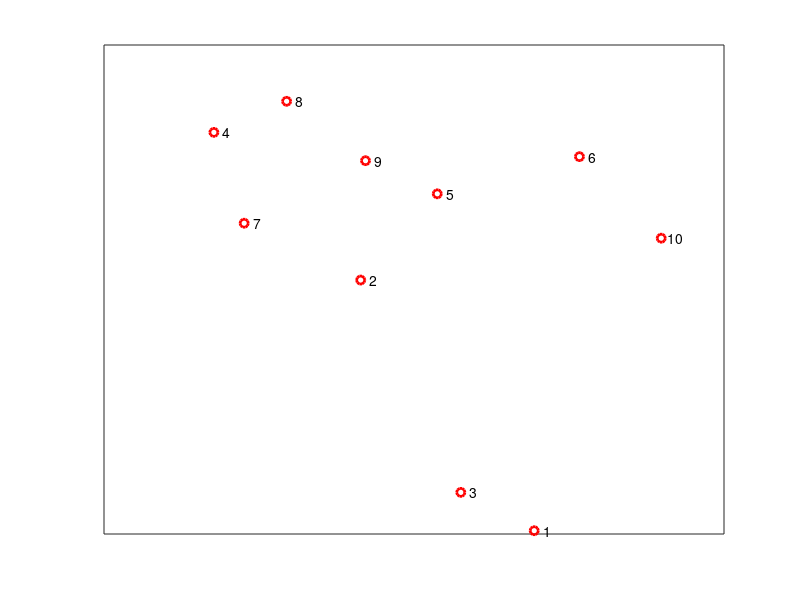

Here is the MATLAB script that generated this plot: (Note: this script raises an error after producing the figure.)
%% Constructing Spline Curves
% This demo illustrates how to use the |cscvn| command from Curve Fitting
% Toolbox(TM) to construct cubic spline curves in two and three dimensions.

% Copyright 1987-2010 The MathWorks, Inc.
% $Revision: 1.1.6.3 $

%% Selecting the Points
% This example will demonstrate how to draw a smooth curve through a list of
% points, in the order in which they occur. First, we select some random
% points in the plane, and store them in a matrix, one point per _column_.
npts = 10;
xy = [randn(1,npts); randn(1,npts)];
plot(xy(1,:),xy(2,:),'ro','LineWidth',2);
text(xy(1,:), xy(2,:),[repmat('  ',npts,1), num2str((1:npts)')])
set(gca,'XTick',[],'YTick',[])

%% Connecting the Points
% Next, construct the curve using the |cscvn| command and plot it using
% |fnplt|.
hold on
fnplt(cscvn(xy),'r',2)
hold off
%%
% You could also use the |getcurve| command if you wanted to input the list
% of points interactively.

%% 3-D Spline Curves
% It's just as easy to create spline curves in three dimensions. This time,
% we'll do something less random. First, we generate the points.
npts = 13;
t = linspace(0,8*pi,npts);
z = linspace(-1,1,npts);
omz = sqrt(1-z.^2);
xyz = [cos(t).*omz; sin(t).*omz; z];
plot3(xyz(1,:),xyz(2,:),xyz(3,:),'ro','LineWidth',2);
text(xyz(1,:),xyz(2,:),xyz(3,:),[repmat('  ',npts,1), num2str((1:npts)')])
set(gca,'XTick',[],'YTick',[],'ZTick',[])
box on

%% Connecting the Points
% Here is the 3D spline curve through these points provided by |cscvn|. By
% appending the first point to the end of the list, we get a smooth _closed_
% curve.
hold on
fnplt(cscvn(xyz(:,[1:end 1])),'r',2)
hold off


displayEndOfDemoMessage(mfilename)
